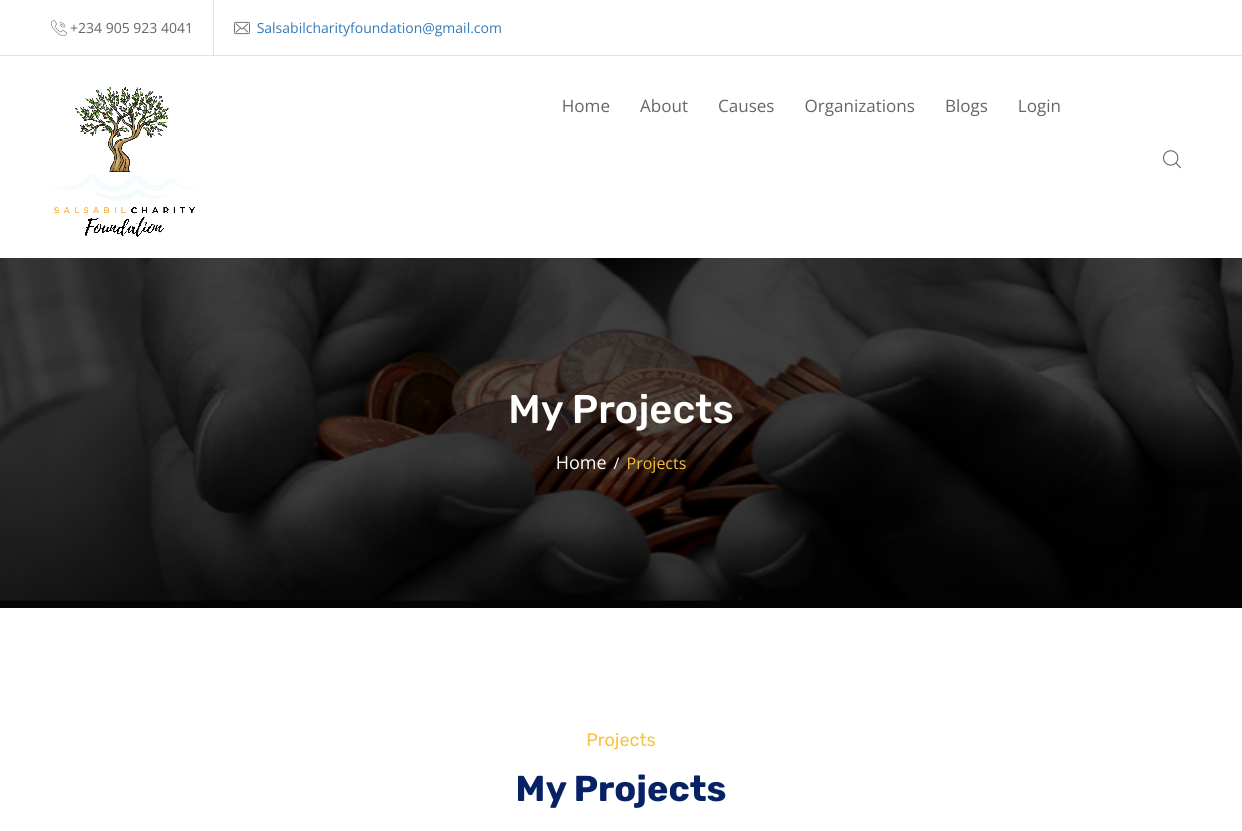
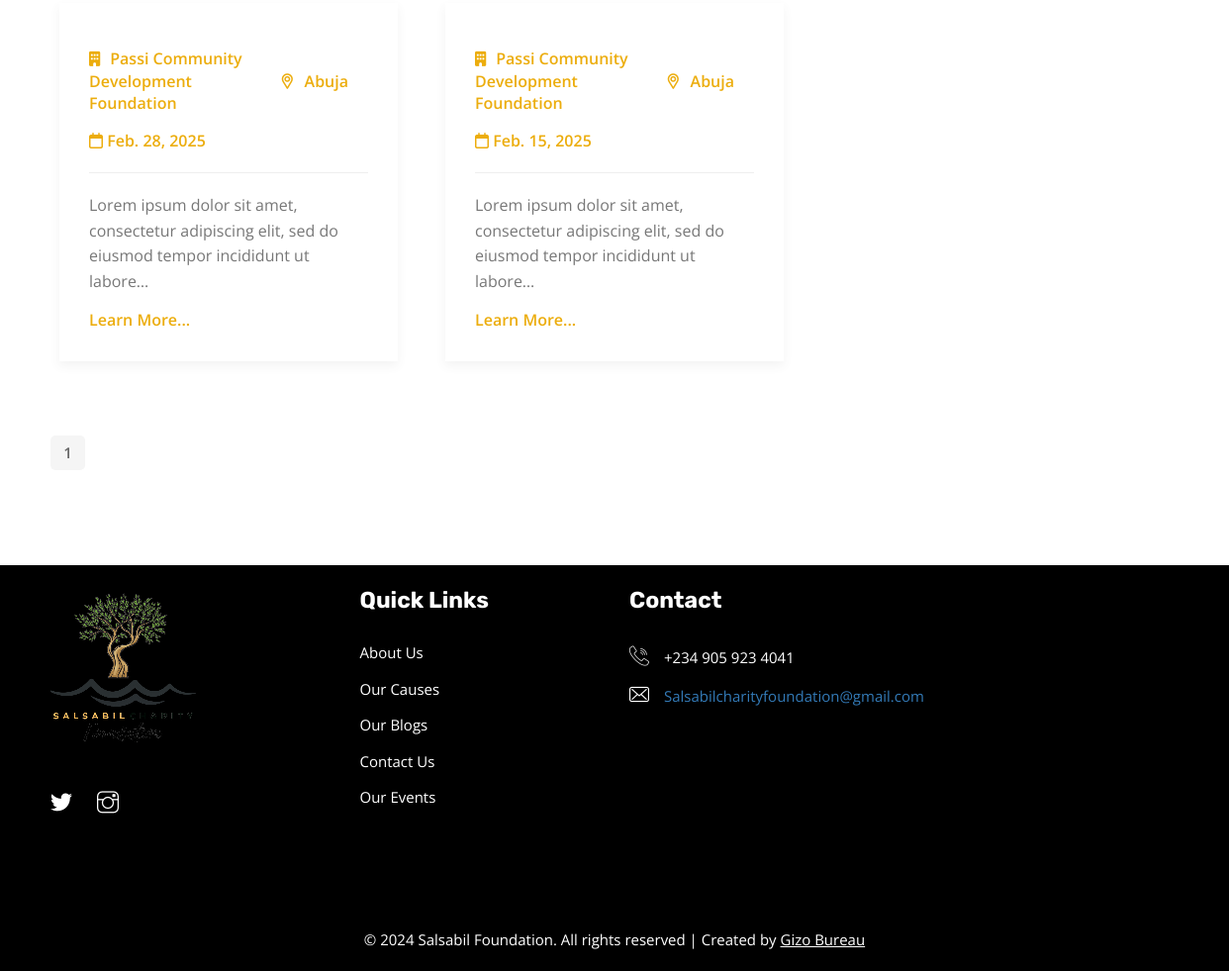
The page /my-projects/passi2 on the database its author committed (2 pictures, top to bottom).
### charity/models.py (models this page shows, shortened)
class Project(models.Model):
    slug = models.SlugField(max_length=150, blank=True, null=True)
    organization=models.ForeignKey(Profile, on_delete=models.CASCADE)
    title = models.CharField(max_length=60)
    budget = models.PositiveIntegerField()
    description = models.TextField()
    location = models.CharField(max_length=60)
    volunteers_needed = models.PositiveIntegerField(blank=True, null=True)
    date = models.DateField(auto_now=False, auto_now_add=False)
    schedule = models.TextField(blank=True, null=True)
    amount_raised = models.PositiveIntegerField(default=0)

class Profile(models.Model):
    user = models.ForeignKey(User, on_delete=models.CASCADE)
    sub_account_ID = models.CharField(max_length=50, blank=True, null=True)
    organization_name = models.CharField(max_length=100)
    email = models.EmailField( max_length=254)
    phone_number = PhoneNumberField()
    state = models.CharField(max_length=40)
    city = models.CharField(max_length=20)
    description = models.TextField()
    category = models.TextField()
    sub_category =models.TextField()
    cac_certificate= models.FileField(upload_to='cac', max_length=100)
    scuml= models.FileField(upload_to='scuml', max_length=100)
    cac_number= models.CharField(max_length=50)
    bank_account_name = models.CharField(max_length=200)
    bank_account_number = models.CharField(max_length=10)
    bank = models.CharField(max_length=100)
    organization_image = ResizedImageField(size=[400, 300], quality=100, crop=['middle', 'center'], upload_to='profiles')
    instagram = models.URLField( max_length=200, blank=True, null=True)
    twitter = models.URLField( max_length=200, blank=True, null=True)
    facebook = models.URLField( max_length=200, blank=True, null=True)

### charity/views.py (the view)
# urls.py: path('my-projects/<user>', views.my_projects, name="my-projects"),
def my_projects(request, user):
    profile = Profile.objects.get(user__username=user)
    project = Project.objects.filter(organization=profile)
    p = Paginator(Project.objects.filter(organization=profile).order_by('-date'), 6)
    page = request.GET.get('page')
    projects = p.get_page(page)
    context = {'projects': projects}
    return render(request, "my_projects.html", context)

### templates/my_projects.html (shortened to what this page needs)
{% extends "base.html" %}
{% block content %}
{% include "header.html" %}
    <div class="wpo-breadcumb-area">
        <div class="container">
            <div class="row">
                <div class="col-12">
                    <div class="wpo-breadcumb-wrap">
                        <h2>My Projects</h2>
                        <ul>
                            <li><a href="{% url 'home' %}">Home</a></li>
                            <li><span>Projects</span></li>
                        </ul>
                    </div>
                </div>
            </div>
        </div>
    </div>
    <div class="wpo-event-area-2 section-padding">
        <div class="container">
            <div class="row">
                <div class="col-12">
                    <div class="wpo-section-title">
                        <span>Projects</span>
                        <h2>My Projects</h2>
                    </div>
                </div>
            </div>
            <div class="row">
                {% for project in projects %}
                <div class="col-md-4 col-sm-6 col-12 custom-grid">
                    <div class="wpo-event-item">
                        <div class="wpo-event-text">
                            <a href="{% url 'project' project.slug %}"><h2>{{project.name|truncatechars:20|title}}</h2>
                            <ul>
                                <li><i class="fa-solid fa-building"></i>{{project.organization.organization_name}}</li>
                                <li><i class="fi flaticon-pin"></i>{{project.location|capfirst}}</li>
                            </ul>
                            <i class="fa-regular fa-calendar"></i> {{project.date}}
                            <hr>
                            <p>{{project.description|truncatechars:100|capfirst}}</p>
                            <a href="{% url 'project' project.slug %}">Learn More...</a>
                        </div>
                    </div>
                </div>
                {% endfor %}
            </div>
            <div class="pagination-wrapper pagination-wrapper-left">
                <ul class="pg-pagination">
                    {% for page in projects.paginator.page_range %}
                    <li class="page-item"><a class="page-link" href="?page={{ page }}">{{ page }}</a></li>
                    {% endfor %}
                </ul>
            </div>
        </div>
    </div>
{% endblock content %}

### rows shown on the page
Project: organization.organization_name "Passi Community Development Foundation", location "Abuja", date "Feb. 28, 2025", description "Lorem ipsum dolor sit amet, consectetur adipiscing elit, sed do eiusmod tempor incididunt ut labore…"
Project: organization.organization_name "Passi Community Development Foundation", location "Abuja", date "Feb. 15, 2025", description "Lorem ipsum dolor sit amet, consectetur adipiscing elit, sed do eiusmod tempor incididunt ut labore…"

### other values the page prints
{{ page }} "1"
